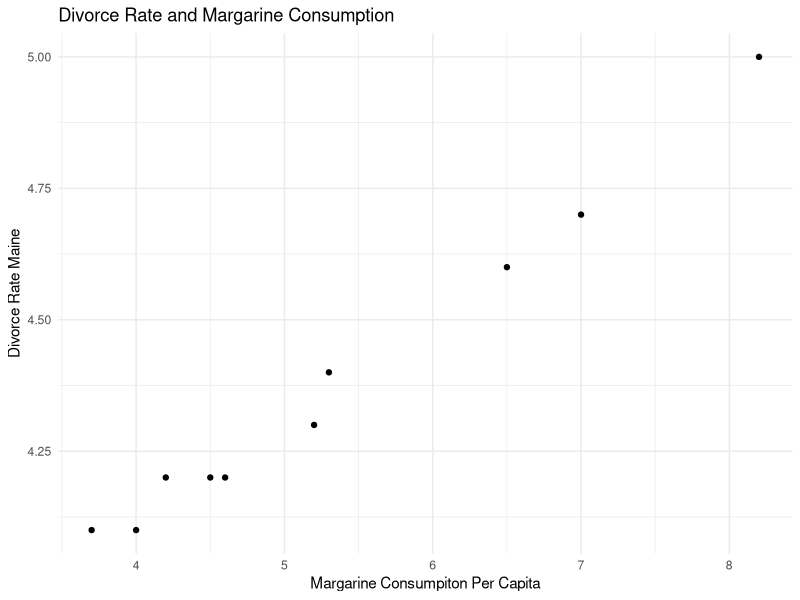
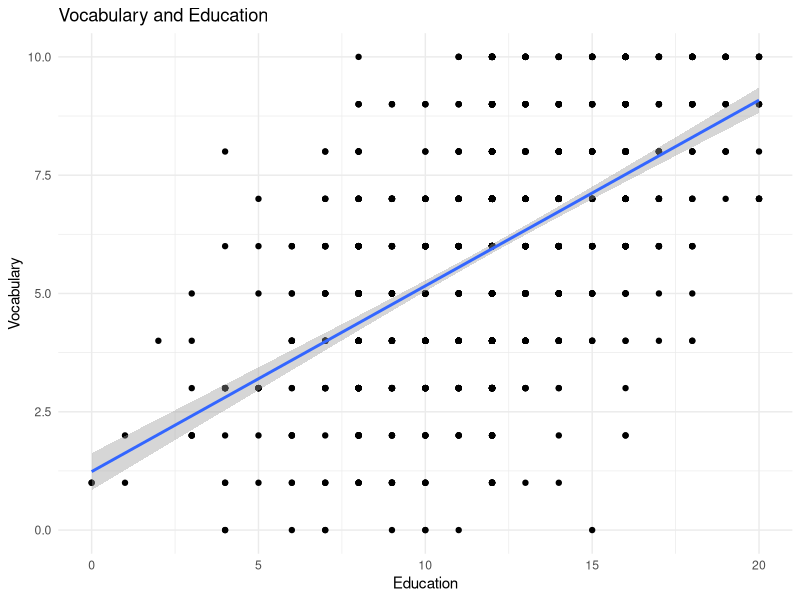
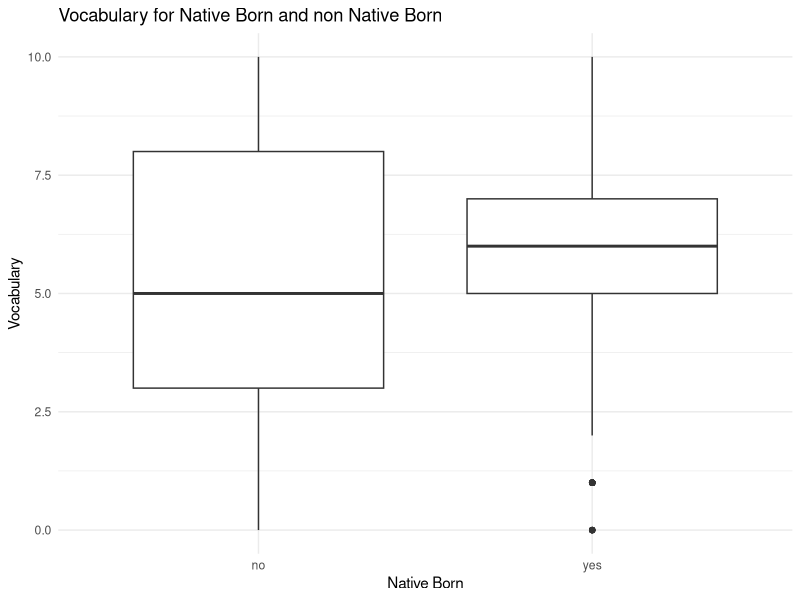

These figures' R source, in order:
## ---- chunk 1
knitr::opts_chunk$set(echo = TRUE)
## ---- chunk 2
library(dplyr)
library(tidyverse)
library(ggplot2)
library(dslabs)
## ---- chunk 3
# Creating a dataframe for the data
df <- data("divorce_margarine")
## ---- chunk 4
# Visualising relationship between divorce rate and margarine consumption
ggplot(divorce_margarine, aes(x=margarine_consumption_per_capita, y=divorce_rate_maine)) +
  geom_point()+
  xlab("Margarine Consumpiton Per Capita") +
  ylab("Divorce Rate Maine") +
  ggtitle("Divorce Rate and Margarine Consumption") +
  theme_minimal()
## ---- chunk 5
# Person's correlation test
cor.test(x = divorce_margarine$divorce_rate_maine, y =divorce_margarine$margarine_consumption_per_capita, method="pearson")
## ---- chunk 6
m1 <- lm(divorce_rate_maine ~ margarine_consumption_per_capita, data = divorce_margarine)

summary(m1)
## ---- chunk 7
library(car)
## ---- chunk 8
# Importing data
data("GSSvocab")
## ---- chunk 9
# Cleaning dataframe
df <- GSSvocab %>% 
  filter(year==1978) %>% 
  na.exclude(vocab)
## ---- chunk 10
# Visualising Education vs Vocabulary
ggplot(df, aes(x=educ, y=vocab))+
  geom_point() +
  geom_smooth(method = "lm") +
  xlab("Education")+
  ylab("Vocabulary") + 
  theme_minimal() +
  ggtitle("Vocabulary and Education")
## ---- chunk 11
# Linear model of relationship between education and vocabulary
m2 <- lm(vocab ~ educ, data = df)
summary(m2)
## ---- chunk 12
# Visualising relationship between vocab and native born
ggplot(df, aes(x=nativeBorn, y=vocab))+
  geom_boxplot() +
  xlab("Native Born")+
  ylab("Vocabulary")+
  ggtitle("Vocabulary for Native Born and non Native Born")+
  theme_minimal()
## ---- chunk 13
# Including native born as a second predictor
m3 <- lm(vocab ~ educ + nativeBorn, data = df)
summary(m3)
## ---- chunk 14
# lm model including interaction between educ and nativeborn
m4 <- lm(vocab ~ educ*nativeBorn, data = df)
summary(m4)
## ---- chunk 15
# comparing the three models
anova(m2, m3, m4)
